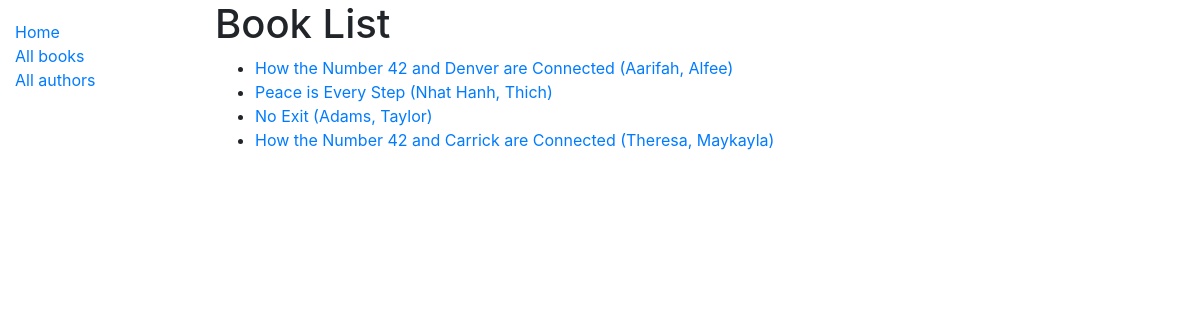
/catalog/books/, run on an earlier commit of the app's database.
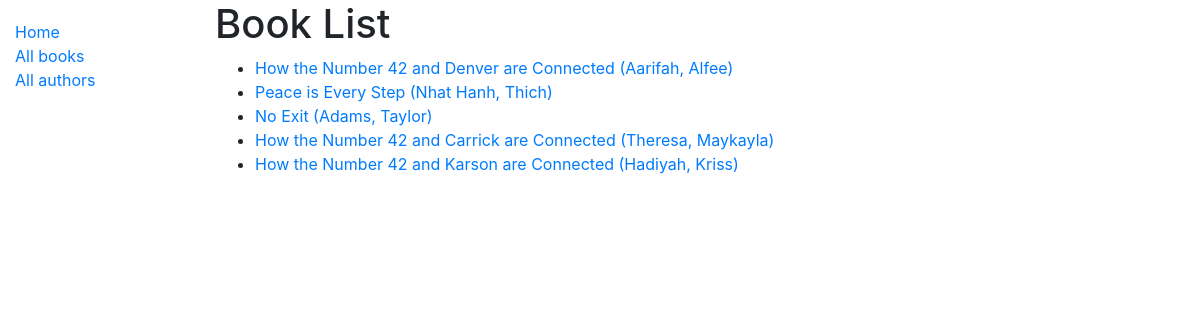
And on a later commit of the database.
### catalog/models.py (models this page shows, shortened)
class Book(models.Model):
    title = models.CharField(max_length=200)
    author = models.ForeignKey('Author', on_delete=models.SET_NULL, null=True)
    summary = models.TextField(max_length=1000, help_text='Enter a brief description of the book')
    isbn = models.CharField('ISBN', max_length=13, help_text='13 Character <a href="https://www.isbn-international.org/content/what-isbn">ISBN number</a>')
    language = models.ForeignKey('Language', on_delete=models.SET_NULL, null=True, blank=True)
    genre = models.ManyToManyField(Genre, help_text='Select a genre for this book')
    def display_genre(self):
        """Create a string for the Genre. This is required to display genre in Admin."""
        return ', '.join(genre.name for genre in self.genre.all()[:3])
    display_genre.short_description = 'Genre'
    def get_absolute_url(self):
        return reverse('book-detail', args=[str(self.id)])

class Author(models.Model):
    first_name = models.CharField(max_length=100)
    last_name = models.CharField(max_length=100)
    date_of_birth = models.DateField(null=True, blank=True)
    date_of_death = models.DateField('Died', null=True, blank=True)
    class Meta:
        ordering = ['last_name', 'first_name']
    def get_absolute_url(self):
        return reverse('author-detail', args=[str(self.id)])
    def __str__(self):
        return f'{self.last_name}, {self.first_name}'

### catalog/views.py (the view)
# urls.py: path('books/', views.BookListView.as_view(), name='books'),
class BookListView(generic.ListView):
    model = Book
    paginate_by = 10

### catalog/templates/catalog/book_list.html
{% extends "base_generic.html" %}
{% block content %}
  <h1>Book List</h1>
  {% if book_list %}
  <ul>
    {% for book in book_list %}
      <li>
        <a href="{{ book.get_absolute_url }}">{{ book.title }}</a><a href="{{ book.author.get_absolute_url }}"> ({{book.author}})</a>
      </li>
    {% endfor %}
  </ul>
  {% else %}
    <p>There are no books in the library.</p>
  {% endif %}
{% endblock %}

### catalog/templates/base_generic.html (shortened to what this page needs)
<!DOCTYPE html>
<html lang="en">
<head>
  <link rel="stylesheet" href="https://stackpath.bootstrapcdn.com/bootstrap/4.1.3/css/bootstrap.min.css">
  {% load static %}
  <link rel="stylesheet" href="{% static 'css/styles.css' %}">
</head>
<body>
  <div class="container-fluid">
    <div class="row">
      <div class="col-sm-2">
      {% block sidebar %}
        <ul class="sidebar-nav">
          <li><a href="{% url 'index' %}">Home</a></li>
          <li><a href="{% url 'books' %}">All books</a></li>
          <li><a href="{% url 'author' %}">All authors</a></li>
        </ul>
     {% endblock %}
      </div>
      <div class="col-sm-10 ">{% block content %}{% endblock %}</div>
    </div>
  </div>
</body>
</html>

### catalog/static/css/styles.css (style rules this page uses)
.sidebar-nav { margin-top: 20px; padding: 0; list-style: none; }

What changed in the data, as far as the page shows it:
added Book: title "How the Number 42 and Karson are Connected", author "Hadiyah, Kriss"
